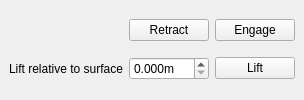
  <widget class="QDockWidget" name="AFMZScannerDockWidget">
   <property name="font">
    <font>
     <bold>true</bold>
    </font>
   </property>
   <property name="locale">
    <locale language="English" country="UnitedStates"/>
   </property>
   <property name="windowTitle">
    <string>AFM Z scanner</string>
   </property>
   <attribute name="dockWidgetArea">
    <number>1</number>
   </attribute>
   <widget class="QWidget" name="dockWidgetContents_6">
    <layout class="QGridLayout" name="gridLayout_6">
     <item row="1" column="1">
      <widget class="ScienDSpinBox" name="lift_DoubleSpinBox">
       <property name="font">
        <font>
         <bold>false</bold>
        </font>
       </property>
       <property name="suffix">
        <string>m</string>
       </property>
       <property name="decimals">
        <number>3</number>
       </property>
       <property name="maximum">
        <double>0.001000000000000</double>
       </property>
       <property name="singleStep">
        <double>0.000000000000000</double>
       </property>
      </widget>
     </item>
     <item row="1" column="0">
      <widget class="QLabel" name="lift_label">
       <property name="font">
        <font>
         <bold>false</bold>
        </font>
       </property>
       <property name="text">
        <string>Lift relative to surface</string>
       </property>
      </widget>
     </item>
     <item row="0" column="2">
      <widget class="QPushButton" name="engage_PushButton">
       <property name="font">
        <font>
         <bold>false</bold>
        </font>
       </property>
       <property name="text">
        <string>Engage</string>
       </property>
      </widget>
     </item>
     <item row="1" column="2">
      <widget class="QPushButton" name="lift_PushButton">
       <property name="font">
        <font>
         <bold>false</bold>
        </font>
       </property>
       <property name="text">
        <string>Lift</string>
       </property>
      </widget>
     </item>
     <item row="0" column="1">
      <widget class="QPushButton" name="retract_PushButton">
       <property name="font">
        <font>
         <bold>false</bold>
        </font>
       </property>
       <property name="text">
        <string>Retract</string>
       </property>
      </widget>
     </item>
    </layout>
   </widget>
  </widget>
